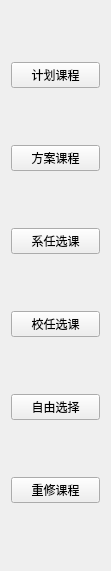
        <widget class="QWidget" name="layoutWidget">
         <property name="geometry">
          <rect>
           <x>4</x>
           <y>160</y>
           <width>111</width>
           <height>571</height>
          </rect>
         </property>
         <layout class="QVBoxLayout" name="verticalLayout">
          <item>
           <widget class="QPushButton" name="Planning_course_btn">
            <property name="text">
             <string>计划课程</string>
            </property>
           </widget>
          </item>
          <item>
           <widget class="QPushButton" name="Program_course_btn">
            <property name="text">
             <string>方案课程</string>
            </property>
           </widget>
          </item>
          <item>
           <widget class="QPushButton" name="Elective_course_btn">
            <property name="text">
             <string>系任选课</string>
            </property>
           </widget>
          </item>
          <item>
           <widget class="QPushButton" name="School_elective_course_btn">
            <property name="text">
             <string>校任选课</string>
            </property>
           </widget>
          </item>
          <item>
           <widget class="QPushButton" name="free_choice_course_btn">
            <property name="text">
             <string>自由选择</string>
            </property>
           </widget>
          </item>
          <item>
           <widget class="QPushButton" name="Rehearsal_course_btn">
            <property name="text">
             <string>重修课程</string>
            </property>
           </widget>
          </item>
         </layout>
        </widget>
